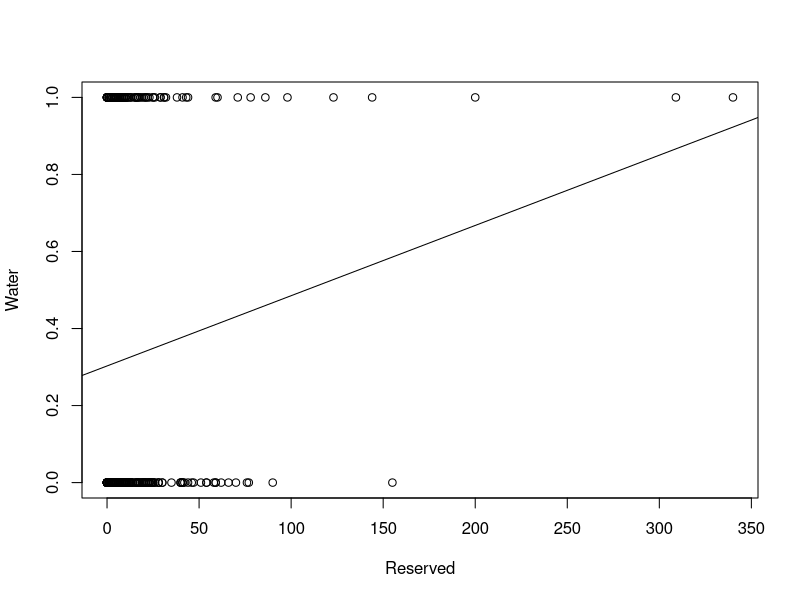

Reproduce this figure in R.
  # Problem Set 2 answers
  # Author: Victor Gomez
  # Due date : 14/10/2024
  
  ###########################################
  #         Question 1                      #
  ###########################################
  
  #load data (by hand)
  data <- data.frame(
    not_stopped = c(14,7),
    bribe_requested = c(6,7),
    stopped = c(7,1)
  )
  
  rownames(data) <- c("Upper", "Lower")
  data
  
  #a) Calculus of chi^2 test statistic "by hand"
  
  ## First, calculus of the expected values
  rawLength <- dim(data)[1]
  colLength <- dim(data)[2]
  sumGlobal <- sum(data)
  effective_val <- matrix(0, 2,3) 
  for(i in 1:rawLength){
    for( j in 1:colLength){
      print(paste(i,j))
      effective_val[i,j] <- sum(as.numeric(data[i,]))* sum(as.numeric(data[,j])) / sumGlobal
    }
  }
  ## Now, calculus of chi^2 statistic from effective values
  
  
  chi2 <-0
  for(i in 1:rawLength){
    for( j in 1:colLength){
      print(paste(i,j))
      chi2 <- chi2 + ((data[i,j]-effective_val[i,j])^2)/(effective_val[i,j])
    }
  }
  chi2
  
  #b) Calculus of p-value manually
  pval <- pchisq(chi2, df=(rawLength-1)*(colLength-1), lower.tail=F)
  
  #c) Calculus of standardized residuals z
  z <- matrix(0, 2,3) 
  for(i in 1:rawLength){
    for( j in 1:colLength){
      print(paste(i,j))
      z[i,j] <- (data[i,j]-effective_val[i,j])/(sqrt(effective_val[i,j]*(1-sum(data[i,])/sumGlobal)*(1-sum(data[,j])/sumGlobal)))
    }
  }
  z
  
  ###########################################
  #         Question 2                      #
  ###########################################
  
  getwd()
  setwd("C:/data/ecole/___TCD/Michaelmas_Term/stats_I/TCD-StatsI_Fall2024/problemSets/PS02/my_answers")
  
  # load data from csv
  women<-read.csv("women.csv")
  
  #linear regression between reserved and water variables
  model <- lm(women$reserved~women$water)
  summary(model)
  pdf("lm.pdf")
  plot(women$reserved~women$water,xlab="Reserved", ylab="Water")
  abline(model)
  dev.off()
